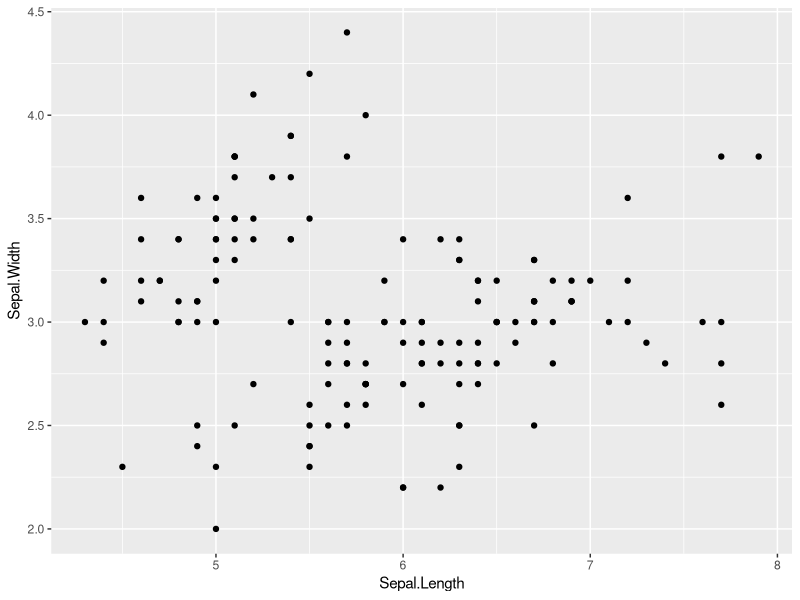
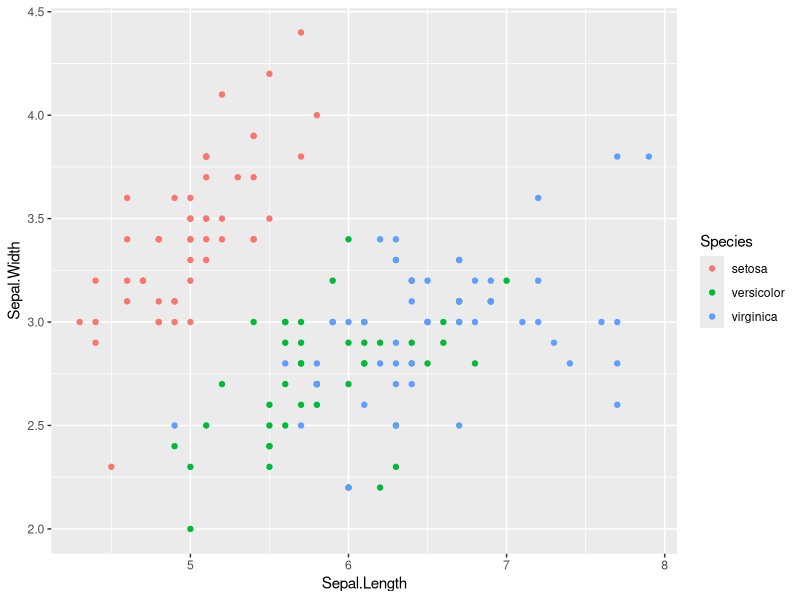
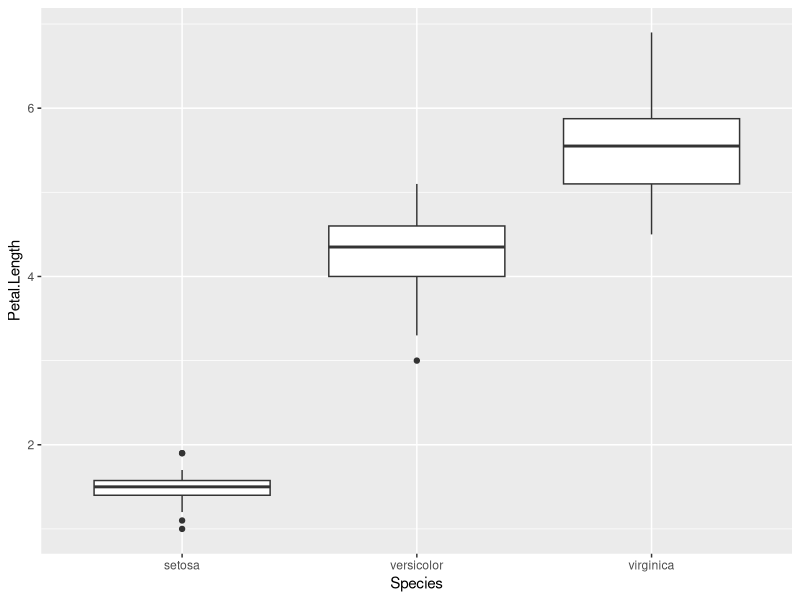
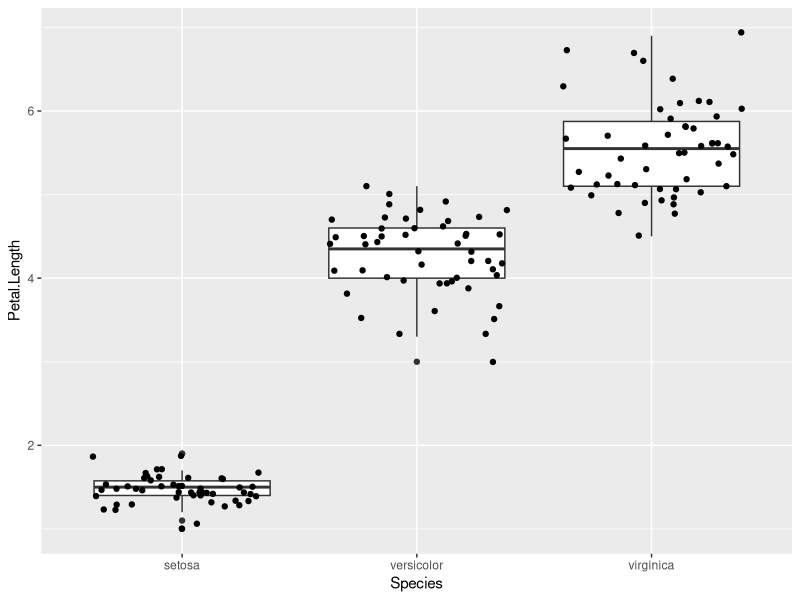
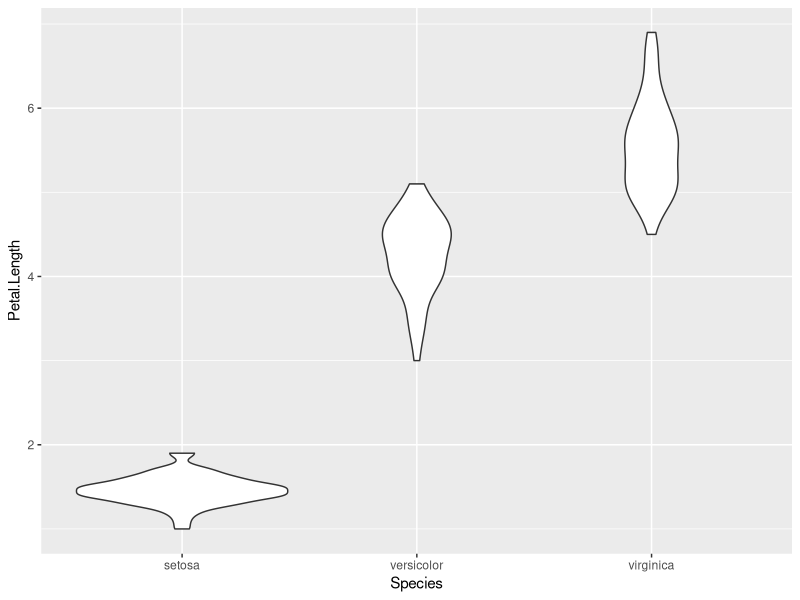
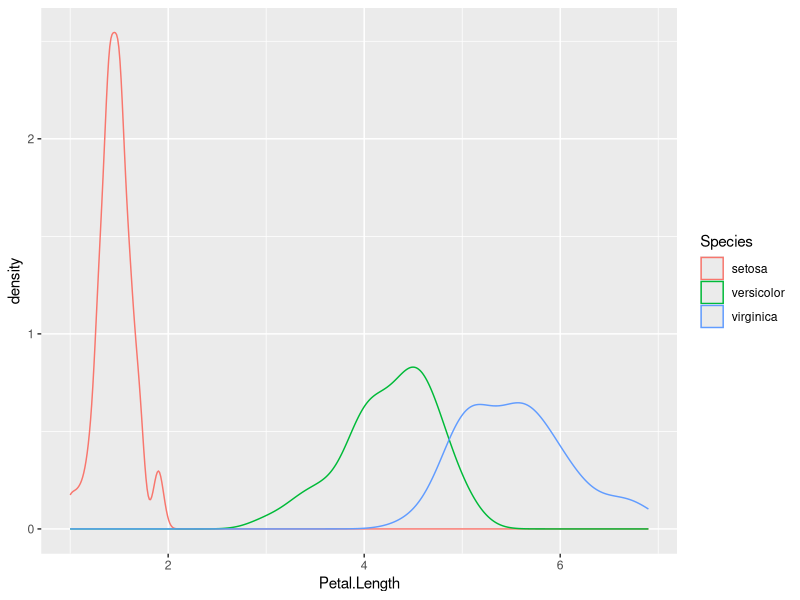
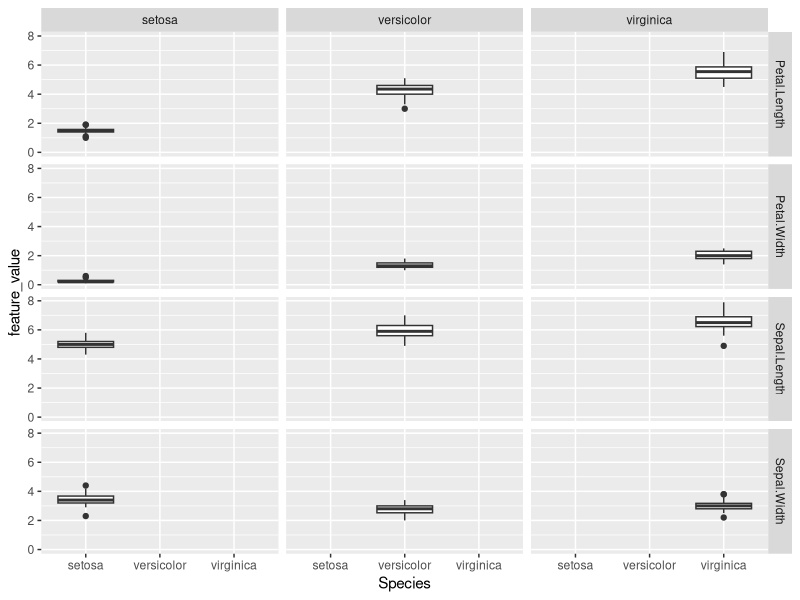
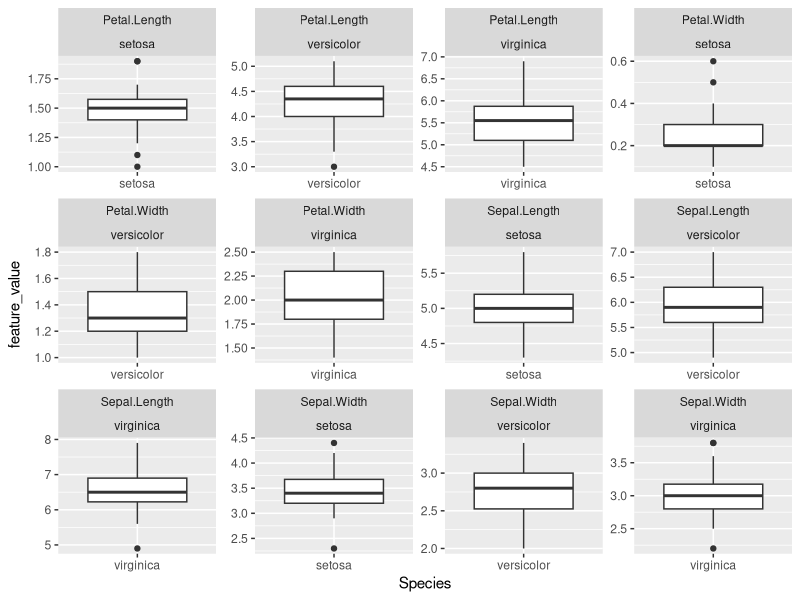

These charts were generated, in order, by the following R code:
## ---- chunk 1
knitr::opts_chunk$set(echo = TRUE, warning=FALSE, message=FALSE, cache=TRUE)
## ---- chunk 2
str(iris)
summary(iris)
## ---- chunk 3
library(ggplot2)

# Make scatter plot of Sepal.Length and Sepal.Width
p.scatter <- ggplot(iris) + geom_point(aes(x=Sepal.Length, y=Sepal.Width))
p.scatter

# One piece of information missing in the plots above is what species each plant is
p.scatter <- ggplot(iris) + geom_point(aes(x=Sepal.Length, y=Sepal.Width, color=Species))
p.scatter

# Boxplot to explore numeric variable
p.box <- ggplot(iris) + geom_boxplot(aes(x=Species, y=Petal.Length))
p.box

# One way we can extend this plot is adding a layer of individual points on top of it
p.box.jitter <- p.box + geom_jitter(aes(x=Species, y=Petal.Length))
p.box.jitter

# A violin plot combines the benefits of the previous two plots and simplifies them
# Denser regions of the data are fatter, and sparser thiner in a violin plot
p.violin <- ggplot(iris) + geom_violin(aes(x=Species, y=Petal.Length))
p.violin

# A final plot useful for looking at univariate relations is the kdeplot,
p.density <- ggplot(iris) + geom_density(aes(x=Petal.Length, colour=Species)) 
p.density
## ---- chunk 4
library(tidyr)
library(dplyr)
# 将数据变为tidy的
tidy_iris <- iris %>% 
  gather(feature_name, feature_value, one_of(c("Sepal.Length", "Sepal.Width", "Petal.Length", "Petal.Width")))

p.box.facet <- ggplot(tidy_iris) + geom_boxplot(aes(x=Species, y=feature_value)) + facet_grid(feature_name~Species)
p.box.facet
## ---- chunk 5
p.box.facet <- ggplot(tidy_iris) + geom_boxplot(aes(x=Species, y=feature_value)) + facet_wrap(~feature_name+Species, scales="free")
p.box.facet
## ---- chunk 6
library(grid)
# Show bivariate scatter plot and univariate histogram
vplayout <- function(x, y) viewport(layout.pos.row = x, layout.pos.col = y)
p.hist.len <- ggplot(iris) + geom_histogram(aes(x=Sepal.Length))
p.hist.wid <- ggplot(iris) + geom_histogram(aes(x=Sepal.Width)) + coord_flip()
grid.newpage()
pushViewport(viewport(layout = grid.layout(3, 3)))
print(p.scatter, vp=viewport(layout.pos.row=2:3, layout.pos.col=1:2))
print(p.hist.len, vp=viewport(layout.pos.row=1, layout.pos.col=1:2))
print(p.hist.wid, vp=viewport(layout.pos.row=2:3, layout.pos.col=3))
## ---- chunk 7
library(GGally)
# Another useful seaborn plot is the pairplot, which shows the bivariate relation
# between each pair of features
# 
# From the pairplot, we'll see that the Iris-setosa species is separataed from the other
# two across all feature combinations

ggpairs(iris, aes(colour=Species), alpha=0.4) # R could be better!!
## ---- chunk 8
# Parallel coordinate graph & Andrews Curve
# 修改自：http://cos.name/2009/03/parallel-coordinates-and-andrews-curve/
# 轮廓图的思想非常简单、直观，它是在横坐标上取n个点，依次表示各个指标(即变量)；横坐标上则对应各个指标的值(或者经过标准化变换后的值)，然后将每一组数据对应的点依次连接即可
# 调和曲线图的思想和傅立叶变换十分相似：
# 根据三角变换方法将 n 维空间的点映射到二维平面上的曲线上，其中x取值范围为[-pi,pi]。

# Another multivariate visualization technique pandas has is parallel_coordinates
# Parallel coordinates plots each feature on a separate column & then draws lines
# connecting the features for each data sample

p.paral <- ggplot(cbind(iris %>% gather(feature_name, feature_value, one_of(c("Sepal.Length", "Sepal.Width", "Petal.Length", "Petal.Width"))), id=1:nrow(iris))) + geom_line(aes(x=feature_name, y=feature_value, group=id, colour=Species))
p.paral
## ---- chunk 9
# One cool more sophisticated technique pandas has available is called Andrews Curves
# Andrews Curves involve using attributes of samples as coefficients for Fourier series
# and then plotting these
andrews_curve <- function(data, x_col, y_col, step=pi/30){
  x = as.matrix(data[, x_col])
  t = seq(-pi, pi, pi/30)
  m = nrow(x)
  n = ncol(x)
  f = matrix(0, m, length(t))
  for(i in 1:m) {
    f[i,] = x[i,1]/sqrt(2)
    for(j in 2:n) {
      if (j%%2 == 0)
        f[i, ] = f[i, ] + x[i, j] * sin(j/2 * t)
      else f[i, ] = f[i, ] + x[i, j] * cos(j%/%2 * t)
    }
  }
  colnames(f) <- t
  label <- data[, y_col]
  id <- c(1:nrow(f))
  res <- cbind(as.data.frame(f), label, id)  %>%
    gather(x, y, -label, -id, convert = TRUE)
}

iris.andrew <- andrews_curve(iris, x_col=c("Sepal.Length", "Sepal.Width", "Petal.Length", "Petal.Width"), y_col="Species")
p.andrew <- ggplot(iris.andrew) + geom_line(aes(x, y, group=id, color=label))
p.andrew
## ---- chunk 10
# A final multivariate visualization technique pandas has is radviz
# Which puts each feature as a point on a 2D plane, and then simulates
# having each sample attached to those points through a spring weighted
# by the relative value for that feature

# 暂时没能力实现

## ---- chunk 11
group_iris <- iris %>% group_by(Species) %>% dplyr::summarise(avg_sepal_length=mean(Sepal.Length))
str(group_iris)
p <- ggplot(group_iris) + geom_bar(aes(x=Species, weight=avg_sepal_length, fill=Species))
p
p + scale_fill_manual(
  values = c("skyblue", "royalblue", "navy"), # mannual类scale特有的选项，指定图形属性的取值范围
  limits = c("setosa", "versicolor", "virginica"), # 数据的取值范围
  breaks = c("setosa", "versicolor", "virginica"), # 图例和轴要显示的分段点
  name = "Species",  # 图例和轴使用的名称
  labels = c("set", "ver", "vir")  # 图例使用的标签
)
